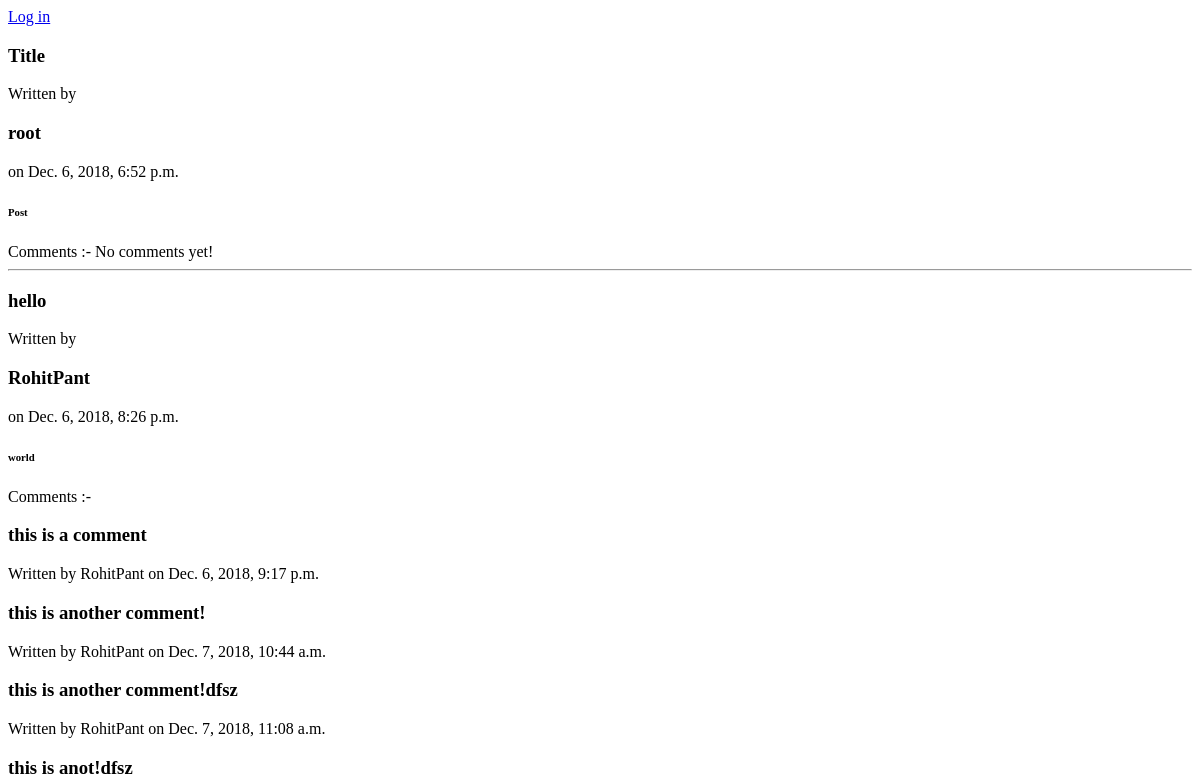
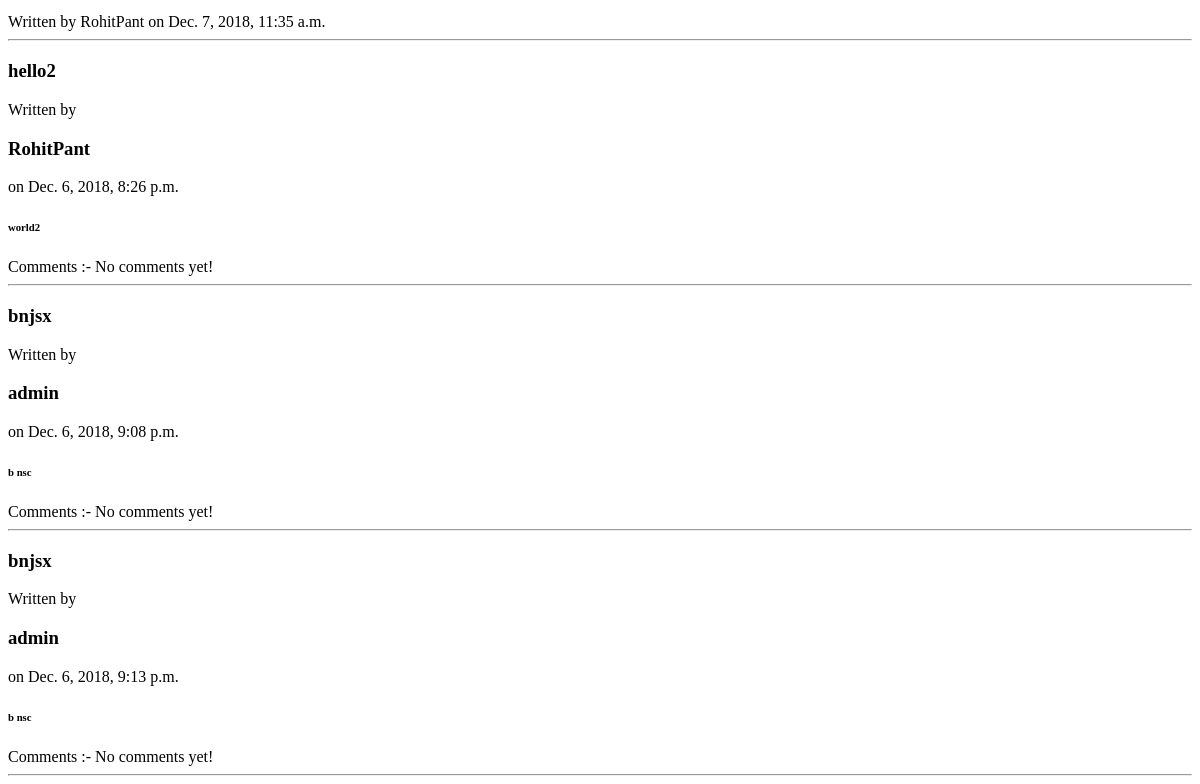
Before: / with the older database file (2 pictures, top to bottom).
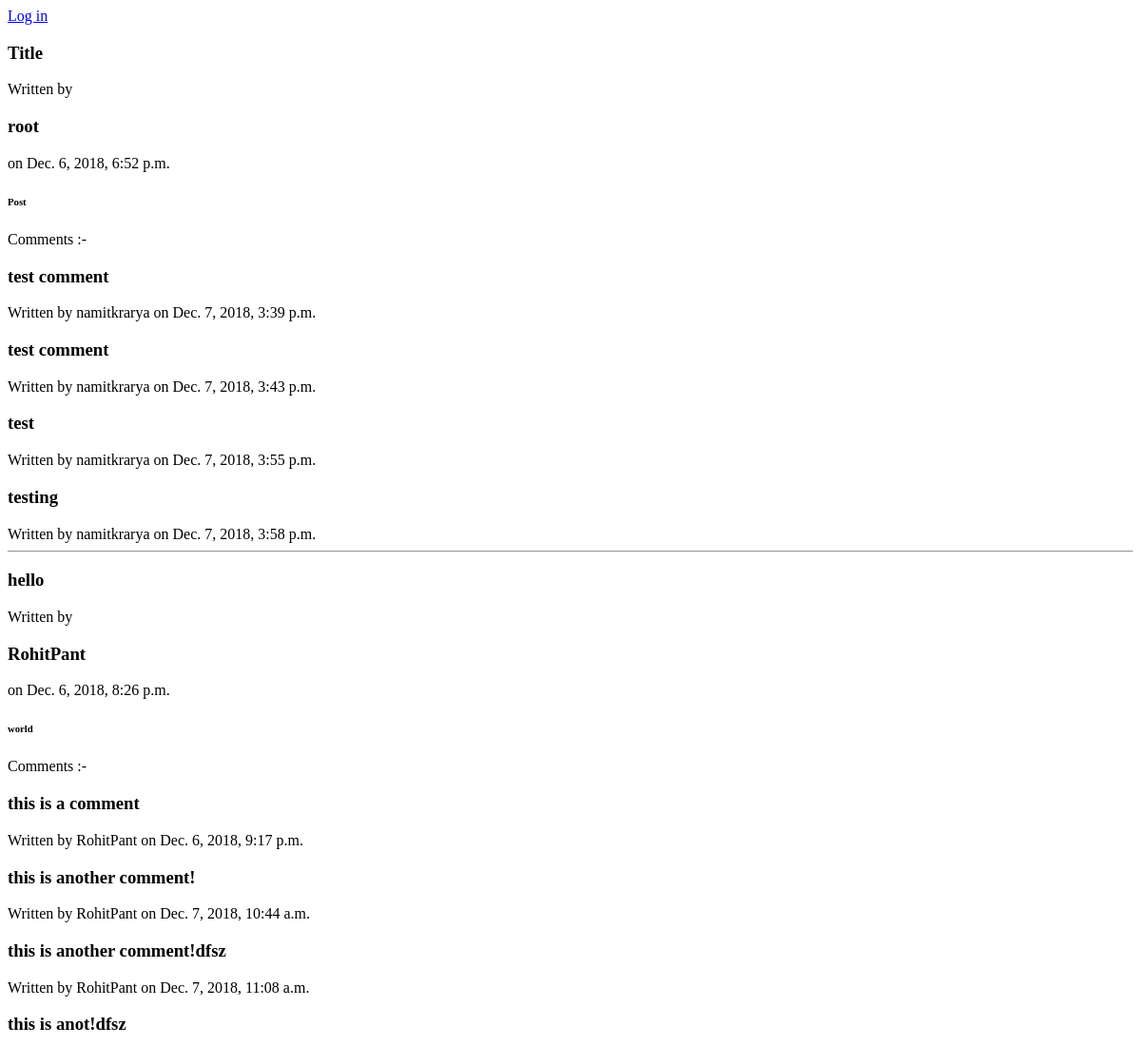
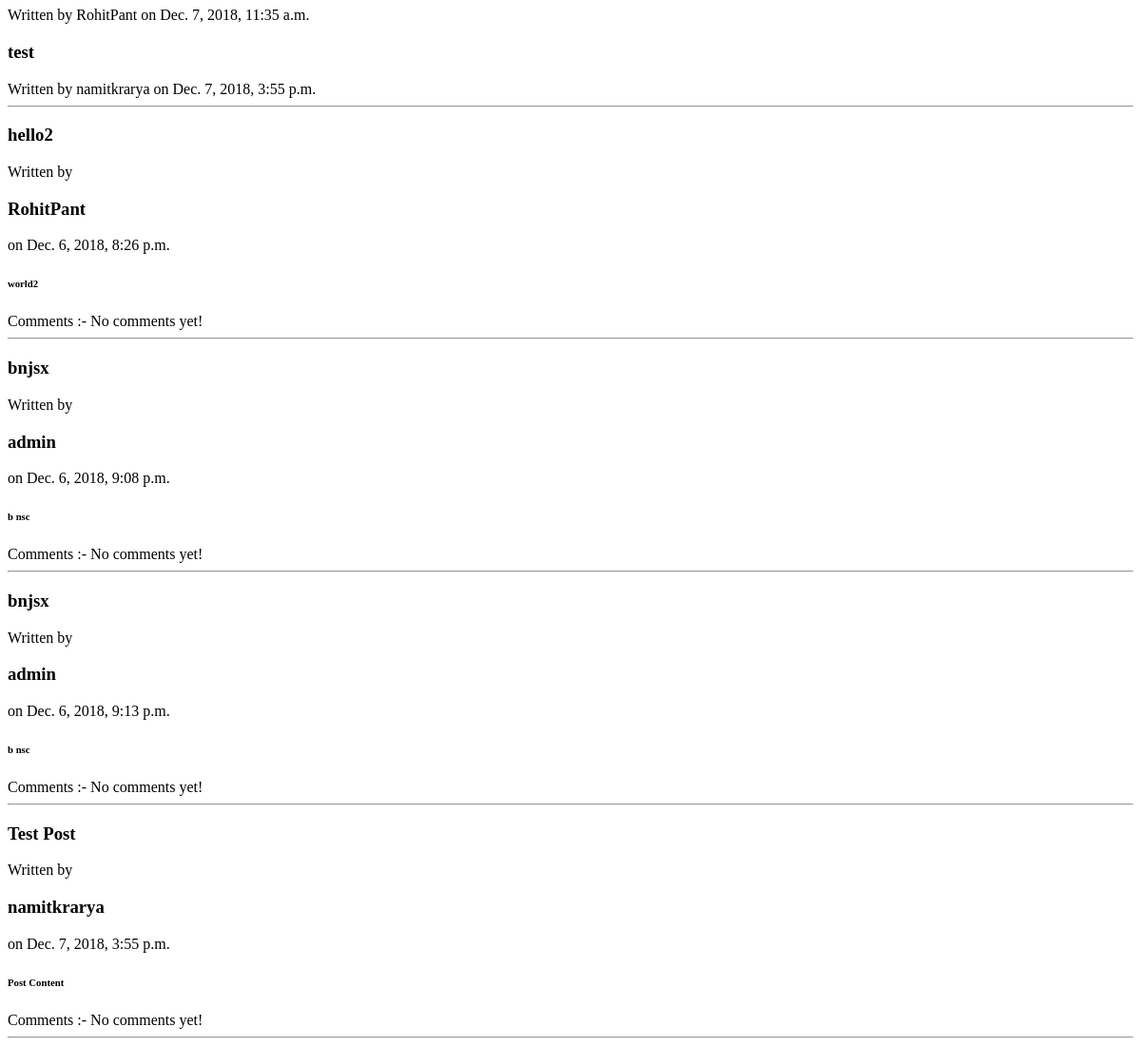
After: the same page with the newer database file (2 pictures, top to bottom).
### profiles/models.py (models this page shows, shortened)
class Post(models.Model):
    title = models.CharField(max_length=255)
    content = models.TextField()
    created_on = models.DateTimeField(auto_now_add=True)
    author = models.ForeignKey(User, related_name='author',on_delete=models.CASCADE)

class Comment(models.Model):
    content = models.TextField()
    created_on = models.DateTimeField(auto_now_add=True)
    author = models.ForeignKey(User,on_delete=models.CASCADE)
    post = models.ForeignKey(Post, related_name='comments', on_delete=models.CASCADE)

### profiles/views.py (the view)
# urls.py: 2. Add a URL to urlpatterns:  path('', views.home, name='home')
def home(request):
	all_posts = Post.objects.all()
	template_data = {'posts' : all_posts}
	return render(request, 'base.html', template_data)

### profiles/templates/base.html (shortened to what this page needs)
{% block content %}
	{% if profile %}
		<a href="{% url 'post_new' %}">Back</a>
		{% for p in posts %}
			{% ifequal user p.author %}
				<h3>{{p.title}}</h3>
				Written by <h3>{{p.author}}</h3> on {{p.created_on}}
				<h6>{{p.content}}</h6>
				{% if user.is_authenticated %}
					<form action="comment/" method="POST" enctype="multipart/form-data">
						<div class="form-group">
						{% csrf_token %}
						<label for="comment">Add a comment</label>
						<input type="text" id="comment" name="data" placeholder="Enter comment"/>
						<input type="hidden" name="post_id" value="{{p.id}}"/>
						<div class="text-center">
						<input type="submit" value="Submit" class="btn btn-lg btn-primary" id="submit"/></div>
						</div>
					</form>
				{% endif %}
				Comments :-
				{% if not p.comments.all %}
					No comments yet! <br>
				{% endif %}
				{% for comment in p.comments.all %}
					<h3>{{comment.content}}</h3>
					Written by {{comment.author}} on {{comment.created_on}}
				{% endfor %}
				<hr>
			{% endifequal %}
		{% endfor %}
	{% else %}
		{% if user.is_authenticated %}
			<p class="display-4">Hello, {{ user.username }}</p>
			<a href="{% url 'profile' %}">My profile</a>
		{% else %}
			<a class="lead" href="{% url 'login' %}">Log in</a>
		{% endif %}
		{% for p in posts %}
			<h3>{{p.title}}</h3>
			Written by <h3>{{p.author}}</h3> on {{p.created_on}}
			<h6>{{p.content}}</h6>
			Comments :-
			{% if not p.comments.all %}
				No comments yet! <br>
			{% endif %}
			{% for comment in p.comments.all %}
				<h3>{{comment.content}}</h3>
				Written by {{comment.author}} on {{comment.created_on}}
			{% endfor %}
			<hr>
		{% endfor %}
	{% endif %}
{% endblock content %}

Changed rows visible on the page:
shown differently, row unchanged: Post "Title": no longer shows "No comments yet!"
added Comment: content "test comment", author "namitkrarya", created_on "Dec. 7, 2018, 3:39 p.m.", shown under Post "Title"
added Comment: content "test comment", author "namitkrarya", created_on "Dec. 7, 2018, 3:43 p.m.", shown under Post "Title"
added Comment: content "test", author "namitkrarya", created_on "Dec. 7, 2018, 3:55 p.m.", shown under Post "Title"
added Comment: content "testing", author "namitkrarya", created_on "Dec. 7, 2018, 3:58 p.m.", shown under Post "Title"
added Comment: content "test", author "namitkrarya", created_on "Dec. 7, 2018, 3:55 p.m.", shown under Post "hello"
added Post: title "Test Post", author "namitkrarya", created_on "Dec. 7, 2018, 3:55 p.m.", content "Post Content", shows "No comments yet!"
